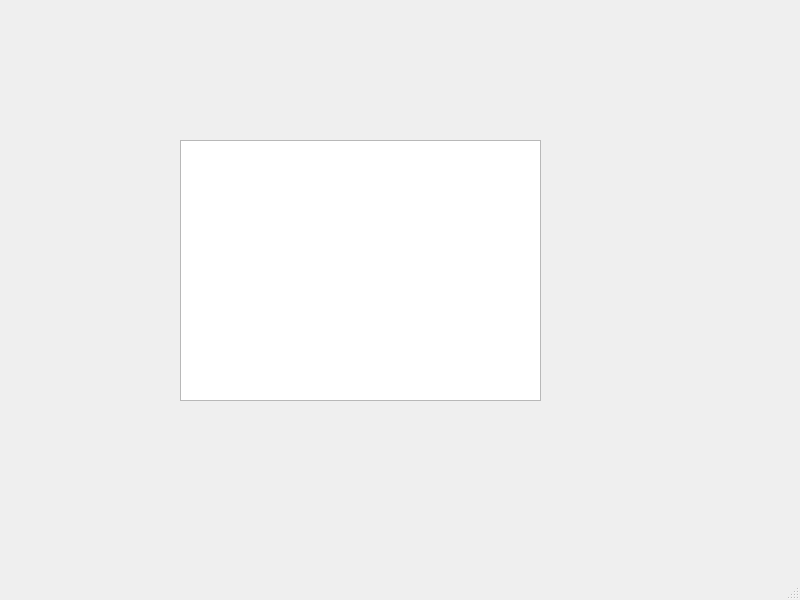
<?xml version="1.0" encoding="UTF-8"?>
<ui version="4.0">
 <class>MainWindow</class>
 <widget class="QMainWindow" name="MainWindow">
  <property name="geometry">
   <rect>
    <x>0</x>
    <y>0</y>
    <width>800</width>
    <height>600</height>
   </rect>
  </property>
  <property name="windowTitle">
   <string>MainWindow</string>
  </property>
  <widget class="QWidget" name="centralwidget">
   <widget class="QTextEdit" name="textEdit">
    <property name="geometry">
     <rect>
      <x>180</x>
      <y>140</y>
      <width>361</width>
      <height>261</height>
     </rect>
    </property>
   </widget>
  </widget>
  <widget class="QMenuBar" name="menubar">
   <property name="geometry">
    <rect>
     <x>0</x>
     <y>0</y>
     <width>800</width>
     <height>25</height>
    </rect>
   </property>
  </widget>
  <widget class="QStatusBar" name="statusbar"/>
 </widget>
 <resources/>
 <connections/>
</ui>
